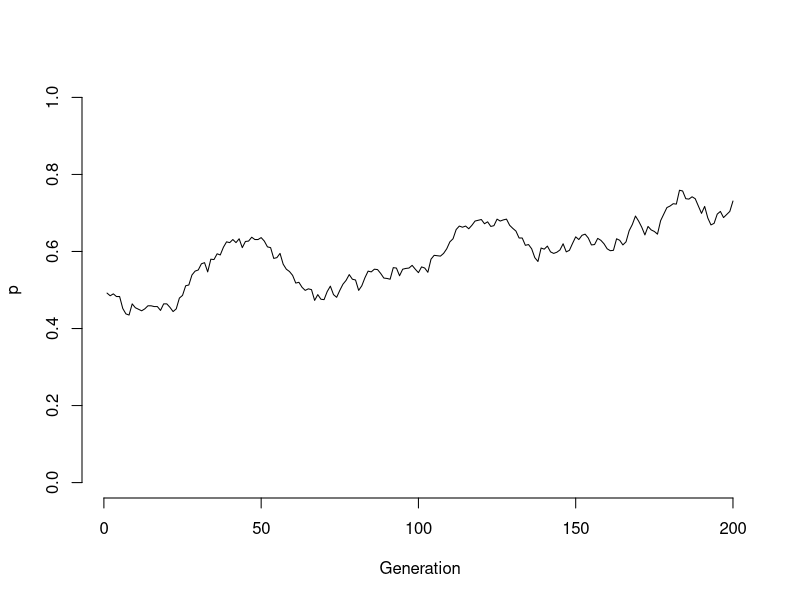
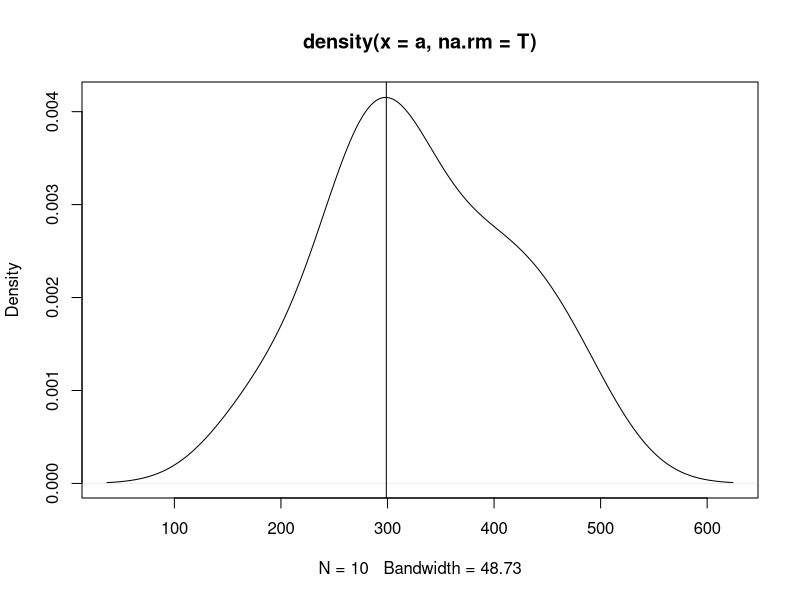
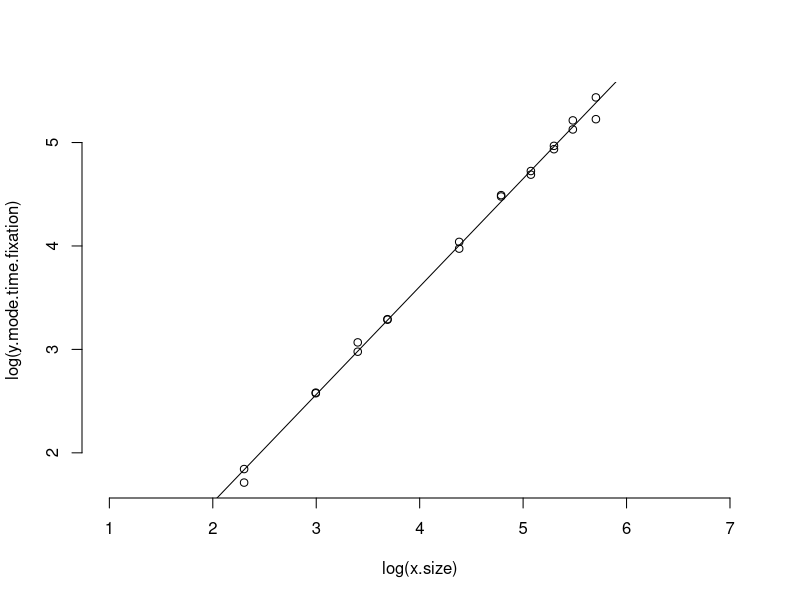

The R source for these figures, in order:
# Wright-Fisher model, under assumptin of neutrality

# Let's consider a population with N haploid individuals.
# The population size is constant over time (N).
# Each generation is separated from the previous and the next
# (no overlap).

# Let's call the generation t0, t1, ...

# Let's consider a biallelic locus, with alleles a and A.

# Let p and q be the frequencies of a and A.





# function to generate the next genotypes

generate.next.genotypes = function(pop.size, a.freq, A.freq) {

  haplotypes = sample(c("a", "A"),
    size = pop.size,
    replace = T,
    prob = c(a.freq, A.freq))

  return(haplotypes)

}



# function to calculate the allele frequencies

allele.frequencies = function(pop.genotypes) {

  return(c("a" = sum(pop.genotypes == "a") / length(pop.genotypes),
           "A" = sum(pop.genotypes == "A") / length(pop.genotypes)))

}



# function to convert one population to the next generation

next.generation = function(population) {

  # population: list containing N, p, q

  next.pop = list()

  N = population[["N"]]

  p = population[["p"]]

  q = population[["q"]]
  
  next.pop[["N"]] = N

  next.genotypes = generate.next.genotypes(N, p, q)

  frequencies = allele.frequencies(next.genotypes)

  next.pop[["p"]] = frequencies[1]

  next.pop[["q"]] = frequencies[2]

  return(next.pop)

}



# function to let a population evolve during n generations

evolve = function(initial.pop, n.generations) {

  stopifnot(n.generations > 0)
  
  pop.history = list()

  pop.history[[1]] = next.generation(initial.pop)

  if (n.generations > 1) {
    
    for (i in 2:n.generations) {

      pop.history[[i]] = next.generation(pop.history[[i - 1]])

    }
  
  }
  
  return(pop.history)
  
}



# function to get time to fixation

time.to.fixation = function(initial.pop, max.n.generations = 10000) {

  # Returns the number of generations needed to fix one of the alleles
  # If no allele is fixed before max.n.generations, returns NA.

  out = NA

  n.generations = 0

  pop = initial.pop
  
  while (pop[["p"]] * pop[["q"]] != 0 & n.generations < max.n.generations) {

    pop = next.generation(pop)

    n.generations = n.generations + 1
    
  }

  if (pop[["p"]] * pop[["q"]] == 0) {

    return(n.generations)

  } else {

    return(NA)

  }
  
}



simulate.times.to.fixation = function(initial.pop, n.simulations, max.n.generations.per.simulation = 10000) {

  simulated.times = vector(length = n.simulations)

  for (i in 1:n.simulations) {

    simulated.times[i] = time.to.fixation(initial.pop = initial.pop,
                     max.n.generations = max.n.generations.per.simulation)

  }

  return(simulated.times)
  
}




# plot one allele frequency over generations

plot.allele.frequency = function(pop.history, frequency = "p") {

  steps = 1:length(pop.history)

  frequencies = unlist(lapply(pop.history, function(x) x[[frequency]]))

  plot(steps, frequencies, bty = "n", xlab = "Generation",
       ylab = frequency, ylim = c(0, 1), type = "l")

}



# test

pop = list(N = 1000,
  p = 0.5,
  q = 0.5)

h = evolve(pop, 200)

plot.allele.frequency(h)



a = simulate.times.to.fixation(pop, 100, 500)

a.density = density(a, na.rm = T)

plot(a.density)

a.mode = a.density$x[which.max(a.density$y)]

abline(v = a.mode)

a.mode



pop.size = c(10, 20, 30, 40, 80, 120, 160, 200, 240, 300)

x.size = rep(pop.size, 2)

y.mode.time.fixation = vector(length = length(x.size))

pb = txtProgressBar(min = 0, max = length(x.size), style = 3)

for (i in 1:length(x.size)) {

  pop = list(N = x.size[i],
    p = 0.5,
    q = 0.5)

  a = simulate.times.to.fixation(pop, 500, 1000)

  a.density = density(a, na.rm = T)

  a.mode = a.density$x[which.max(a.density$y)]

  y.mode.time.fixation[i] = a.mode

  setTxtProgressBar(pb, i)
  
}



plot(log(x.size), log(y.mode.time.fixation), asp = 1, bty = "n")

m = lm(log(y.mode.time.fixation) ~ log(x.size))

abline(m)

m$coefficients




# to do

# cf Felsenstein's book
#
# go diploid
# remove self-fecundation
# add sexes
# add fitness (selection)
# add variable population size
# add mutation

